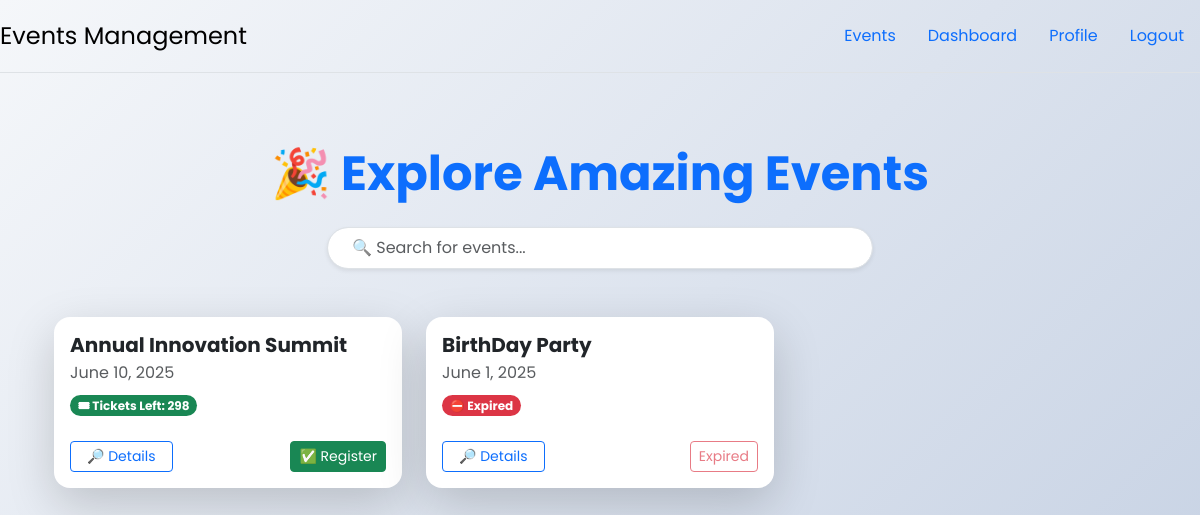
The app's page / (signed in) with its own data.
### events/models.py (models this page shows, shortened)
class Event(models.Model):
    EVENT_STATUS_CHOICES = [
        ('upcoming', 'upcoming'),
        ('ongoing', 'ongoing'),
        ('completed', 'completed')
    ]
    name = models.CharField(max_length=100)
    description = models.TextField()
    date = models.DateField()
    start_time = models.TimeField()
    end_time = models.TimeField()
    is_public = models.BooleanField(default=False)
    location = models.CharField(max_length=100, blank=True, null=True)
    max_participants = models.PositiveIntegerField()
    organizer = models.ForeignKey(
        User, on_delete=models.CASCADE, related_name='organized_events')
    venue = models.ForeignKey(
        Venue, on_delete=models.CASCADE, related_name='events')
    pub_date = models.TimeField(default=now)
    status = models.CharField(
        max_length=10, choices=EVENT_STATUS_CHOICES, default="upcoming")
    def get_remaining_tickets(self):
        tickets = self.tickets.count()
        return max(0, self.max_participants - tickets)

### events/views.py (the view)
# urls.py: path("", views.IndexView.as_view(), name="index"),
class IndexView(generic.ListView):
    template_name = "events/index.html"
    context_object_name = "events"
    def get_queryset(self):
        query = self.request.GET.get("q")
        if query:
            return Event.objects.filter(is_public=True, name__icontains=query).order_by("-pub_date")
        else:
            return Event.objects.filter(is_public=True).order_by("-pub_date")
    def get_context_data(self, **kwargs):
        context = super().get_context_data(**kwargs)
        context['today'] = timezone.now().date()
        return context

### events/templates/events/index.html (shortened to what this page needs)
{% extends "events/base.html" %}
{% block content %}
<div class="container mt-4">
    <h1 class="text-center mb-4 fw-bold text-primary display-5">🎉 Explore Amazing Events</h1>
    <form method="GET" action="{% url 'index' %}" class="mb-5 d-flex justify-content-center">
        <input type="search" name="q" id="q" class="form-control w-50 shadow-sm rounded-pill px-4 py-2" placeholder="🔍 Search for events..." aria-label="Search">
    </form>
    <div class="row">
        {% for event in events %}
            <div class="col-md-6 col-lg-4 mb-4">
                <div class="card border-0 shadow-lg h-100 rounded-4">
                    <div class="card-body d-flex flex-column justify-content-between">
                        <div>
                            <h5 class="card-title fw-bold text-dark">{{ event.name }}</h5>
                            <p class="card-subtitle text-muted mb-2">{{ event.date }}</p>
                            {% if event.date < today %}
                                <span class="badge bg-danger rounded-pill">⛔ Expired</span>
                            {% else %}
                                <span class="badge bg-success rounded-pill">🎟 Tickets Left: {{ event.get_remaining_tickets }}</span>
                            {% endif %}
                        </div>
                        <div class="mt-4 d-flex justify-content-between">
                            <a href="{% url 'details' event.id %}" class="btn btn-outline-primary btn-sm px-3">🔎 Details</a>
                            <form action="{% url 'buy-ticket' event.id %}" method="POST" class="d-inline">
                                {% if event.date < today %}
                                    <button type="button" class="btn btn-outline-danger btn-sm" disabled>Expired</button>
                                {% elif event.get_remaining_tickets > 0 %}
                                    <button type="submit" class="btn btn-success btn-sm">✅ Register</button>
                                {% else %}
                                    <button type="button" class="btn btn-secondary btn-sm" disabled>Sold Out</button>
                                {% endif %}
                            </form>
                        </div>
                    </div>
                </div>
            </div>
        {% empty %}
            <p class="text-center text-muted">🚫 No public events available at the moment.</p>
        {% endfor %}
    </div>
</div>
{% endblock %}

### events/templates/events/base.html (style rules this page uses)
body { font-family: 'Poppins', sans-serif; background: linear-gradient(135deg, #f5f7fa, #c3cfe2); min-height: 100vh; }

### records on screen
Event: name "Annual Innovation Summit", date "June 10, 2025", get_remaining_tickets "298", shows "✅ Register"
Event: name "BirthDay Party", date "June 1, 2025", shows "⛔ Expired"
